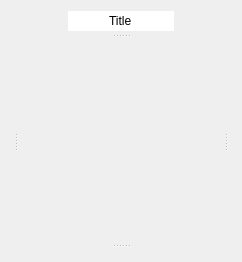
      <widget class="QWidget" name="tab_plot">
       <attribute name="title">
        <string>Plot</string>
       </attribute>
       <layout class="QGridLayout" name="layout_TabPlot">
        <item row="0" column="0">
         <widget class="QSplitter" name="splitter_VerticalPlot">
          <property name="orientation">
           <enum>Qt::Vertical</enum>
          </property>
          <property name="handleWidth">
           <number>10</number>
          </property>
          <property name="childrenCollapsible">
           <bool>false</bool>
          </property>
          <widget class="QWidget" name="container_AbovePlot" native="true">
           <property name="sizePolicy">
            <sizepolicy hsizetype="Minimum" vsizetype="Minimum">
             <horstretch>0</horstretch>
             <verstretch>1</verstretch>
            </sizepolicy>
           </property>
           <property name="minimumSize">
            <size>
             <width>0</width>
             <height>20</height>
            </size>
           </property>
           <layout class="QHBoxLayout" name="layout_PlotTitle">
            <property name="leftMargin">
             <number>0</number>
            </property>
            <property name="topMargin">
             <number>0</number>
            </property>
            <property name="rightMargin">
             <number>0</number>
            </property>
            <property name="bottomMargin">
             <number>0</number>
            </property>
            <item>
             <spacer name="spacer_PlotTitleLeft">
              <property name="orientation">
               <enum>Qt::Horizontal</enum>
              </property>
              <property name="sizeHint" stdset="0">
               <size>
                <width>40</width>
                <height>20</height>
               </size>
              </property>
             </spacer>
            </item>
            <item>
             <widget class="QLineEdit" name="lineEdit_PlotTitle">
              <property name="sizePolicy">
               <sizepolicy hsizetype="Minimum" vsizetype="Fixed">
                <horstretch>0</horstretch>
                <verstretch>0</verstretch>
               </sizepolicy>
              </property>
              <property name="text">
               <string>Title</string>
              </property>
              <property name="frame">
               <bool>false</bool>
              </property>
              <property name="alignment">
               <set>Qt::AlignCenter</set>
              </property>
             </widget>
            </item>
            <item>
             <spacer name="spacer_PlotTitleRight">
              <property name="orientation">
               <enum>Qt::Horizontal</enum>
              </property>
              <property name="sizeHint" stdset="0">
               <size>
                <width>40</width>
                <height>20</height>
               </size>
              </property>
             </spacer>
            </item>
           </layout>
          </widget>
          <widget class="QSplitter" name="splitter_HorizontalPlot">
           <property name="orientation">
            <enum>Qt::Horizontal</enum>
           </property>
           <property name="handleWidth">
            <number>10</number>
           </property>
           <property name="childrenCollapsible">
            <bool>false</bool>
           </property>
           <widget class="QWidget" name="container_LeftPlot" native="true">
            <property name="sizePolicy">
             <sizepolicy hsizetype="Preferred" vsizetype="Preferred">
              <horstretch>1</horstretch>
              <verstretch>0</verstretch>
             </sizepolicy>
            </property>
            <property name="minimumSize">
             <size>
              <width>0</width>
              <height>0</height>
             </size>
            </property>
            <property name="baseSize">
             <size>
              <width>10</width>
              <height>0</height>
             </size>
            </property>
           </widget>
           <widget class="QWidget" name="container_Graph" native="true">
            <property name="sizePolicy">
             <sizepolicy hsizetype="Preferred" vsizetype="Preferred">
              <horstretch>10</horstretch>
              <verstretch>10</verstretch>
             </sizepolicy>
            </property>
            <property name="minimumSize">
             <size>
              <width>200</width>
              <height>200</height>
             </size>
            </property>
            <property name="baseSize">
             <size>
              <width>0</width>
              <height>450</height>
             </size>
            </property>
            <property name="cursor">
             <cursorShape>ArrowCursor</cursorShape>
            </property>
            <property name="focusPolicy">
             <enum>Qt::TabFocus</enum>
            </property>
           </widget>
           <widget class="QWidget" name="container_RightPlot" native="true">
            <property name="sizePolicy">
             <sizepolicy hsizetype="Preferred" vsizetype="Preferred">
              <horstretch>1</horstretch>
              <verstretch>0</verstretch>
             </sizepolicy>
            </property>
            <property name="minimumSize">
             <size>
              <width>0</width>
              <height>0</height>
             </size>
            </property>
            <property name="baseSize">
             <size>
              <width>10</width>
              <height>0</height>
             </size>
            </property>
           </widget>
          </widget>
          <widget class="QWidget" name="container_BelowPlot" native="true">
           <property name="sizePolicy">
            <sizepolicy hsizetype="Minimum" vsizetype="Preferred">
             <horstretch>0</horstretch>
             <verstretch>1</verstretch>
            </sizepolicy>
           </property>
           <property name="minimumSize">
            <size>
             <width>0</width>
             <height>0</height>
            </size>
           </property>
           <property name="baseSize">
            <size>
             <width>10</width>
             <height>0</height>
            </size>
           </property>
          </widget>
         </widget>
        </item>
       </layout>
      </widget>
